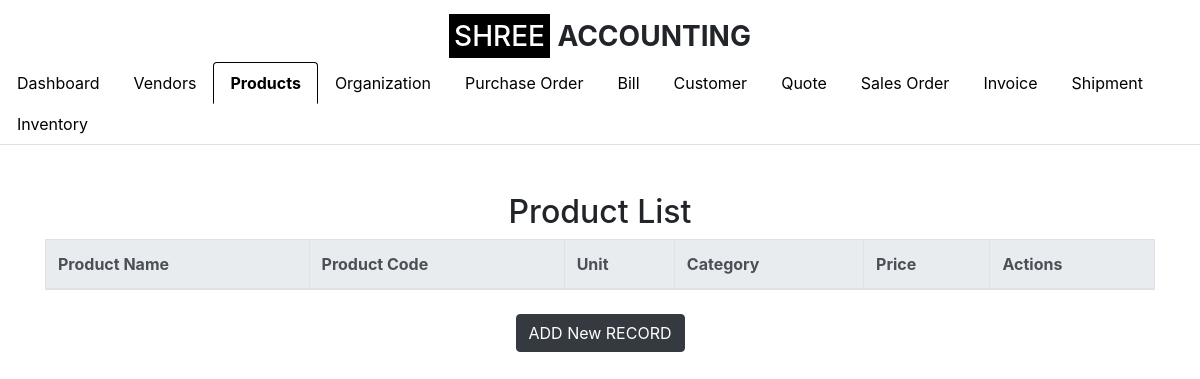
The page /product_list (signed in) on the database as committed earlier.
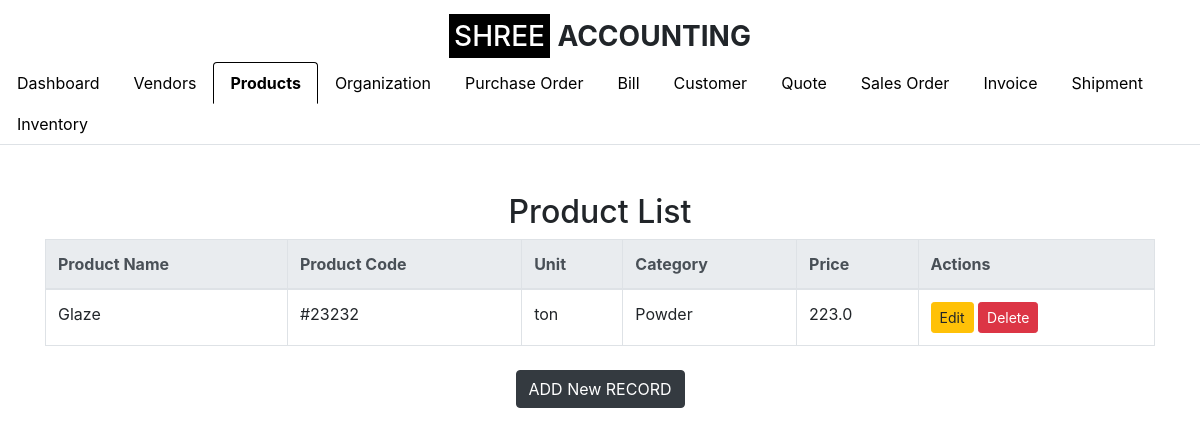
The same page on the database as committed later.
### app.py (models this page shows)
class Product(db.Model):
    id = db.Column(db.Integer, primary_key=True)
    product_name = db.Column(db.String(100), nullable=False)
    description = db.Column(db.String(255), nullable=True)
    product_code = db.Column(db.String(50), nullable=False, unique=True)
    sku = db.Column(db.String(50), nullable=True)  # Include SKU
    unit = db.Column(db.String(20), nullable=False)
    category = db.Column(db.String(50), nullable=False)  # e.g., Consumable, Trading, etc.
    product_type = db.Column(db.String(50), nullable=False)  # e.g., Finished Product, Service, Raw Material
    brand = db.Column(db.String(50), nullable=True)
    unit_price = db.Column(db.Float, nullable=False)
    cost_price = db.Column(db.Float, nullable=True)
    quantity_in_stock = db.Column(db.Integer, nullable=False, default=0)
    reorder_level = db.Column(db.Integer, nullable=True, default=10)
    gst_rate = db.Column(db.Float, nullable=True)
    hsn_code = db.Column(db.String(20), nullable=True)
    supplier = db.Column(db.String(100), nullable=True)
    status = db.Column(db.String(20), nullable=False, default='Active')
    created_at = db.Column(db.DateTime, default=datetime.utcnow)
    updated_at = db.Column(db.DateTime, default=datetime.utcnow, onupdate=datetime.utcnow)
    organization_id = db.Column(db.Integer, db.ForeignKey('setup_organization.id'), nullable=False)
    organization = db.relationship('SetupOrganization', backref=db.backref('products', lazy=True))

### app.py (the view)
    def wrap(*args, **kwargs):
        if 'logged_in' in session:
            return f(*args, **kwargs)
        else:
            flash('Please log in first.', 'warning')
            return redirect(url_for('login'))

### app.py (called while the page is built)
def login_required(f):
    def wrap(*args, **kwargs):
        if 'logged_in' in session:
            return f(*args, **kwargs)
        else:
            flash('Please log in first.', 'warning')
            return redirect(url_for('login'))
    wrap.__name__ = f.__name__
    return wrap

@app.route('/product_list')
@login_required
def product_list():
    organization_id = session.get('organization_id')
    if not organization_id:
        flash('Organization not found. Please log in again.', 'danger')
        return redirect(url_for('login'))
    products = Product.query.filter_by(organization_id=organization_id).all()
    return render_template('product_list.html', products=products, show_logo=True, active_tab='product')

### templates/product_list.html (shortened to what this page needs)
{% extends "base.html" %}
{% block content %}
<h2 class="text-center mt-5">Product List</h2>
<table class="table table-bordered">
    <thead class="thead-light">
        <tr>
            <th>Product Name</th>
            <th>Product Code</th>
            <th>Unit</th>
            <th>Category</th>
            <th>Price</th>
            <th>Actions</th>
        </tr>
    </thead>
    <tbody>
        {% for product in products %}
        <tr>
            <td>{{ product.product_name }}</td>
            <td>{{ product.product_code }}</td>
            <td>{{ product.unit }}</td>
            <td>{{ product.category }}</td>
            <td>{{ product.unit_price }}</td>
            <td>
                <a href="{{ url_for('edit_product', product_id=product.id) }}" class="btn btn-warning btn-sm">Edit</a>
                <form action="{{ url_for('delete_product', product_id=product.id) }}" method="POST" style="display:inline-block;">
                    <button type="submit" class="btn btn-danger btn-sm" onclick="return confirm('Are you sure you want to delete this product?')">Delete</button>
                </form>
            </td>
        </tr>
        {% endfor %}
    </tbody>
</table>
<div class="text-center mt-4">
    <a href="{{ url_for('add_product') }}" class="btn btn-dark">ADD New RECORD</a>
</div>
{% endblock %}

### templates/base.html (shortened to what this page needs)
<!DOCTYPE html>
<html lang="en">
<head>
    <link href="https://stackpath.bootstrapcdn.com/bootstrap/4.5.2/css/bootstrap.min.css" rel="stylesheet">
</head>
<body>
{% if show_logo %}
<div class="text-center logo">
    <h3><span style="background-color:black;color:white;padding:5px;">SHREE</span> <span style="font-weight:bold;">ACCOUNTING</span></h3>
</div>
{% endif %}
<ul class="nav nav-tabs">
    <li class="nav-item">
        <a class="nav-link {% if active_tab == 'dashboard' %}active{% endif %}" href="/dashboard">Dashboard</a>
    </li>
    <li class="nav-item">
        <a class="nav-link {% if active_tab == 'vendor_master' %}active{% endif %}" href="/vendor_list">Vendors</a>
    </li>
    <li class="nav-item">
    <a class="nav-link {% if active_tab == 'product' %}active{% endif %}" href="/product_list">Products</a>
    </li>
    <li class="nav-item">
                <a class="nav-link" href="{{ url_for('organization_list') }}">Organization</a>
    </li>
    <li class="nav-item">
    <a class="nav-link {% if active_tab == 'purchase_order' %}active{% endif %}" href="/purchase_order_list">Purchase Order</a>
    </li>
    <li class="nav-item">
        <a class="nav-link {% if active_tab == 'bill' %}active{% endif %}" href="/bill">Bill</a>
    </li>
    <li class="nav-item">
        <a class="nav-link {% if active_tab == 'customer' %}active{% endif %}" href="/customer_list">Customer</a>
    </li>
    <li class="nav-item">
        <a class="nav-link {% if active_tab == 'quote' %}active{% endif %}" href="/quote">Quote</a>
    </li>
    <li class="nav-item">
        <a class="nav-link {% if active_tab == 'sales_order' %}active{% endif %}" href="/sales_order">Sales Order</a>
    </li>
    <li class="nav-item">
        <a class="nav-link {% if active_tab == 'invoice' %}active{% endif %}" href="/invoice">Invoice</a>
    </li>
    <li class="nav-item">
        <a class="nav-link {% if active_tab == 'shipment' %}active{% endif %}" href="/shipment">Shipment</a>
    </li>
    <li class="nav-item">
        <a class="nav-link {% if active_tab == 'inventory' %}active{% endif %}" href="/inventory">Inventory</a>
    </li>
</ul>
<div class="container">
    {% block content %}
    {% endblock %}
</div>
</body>
</html>

### templates/base.html (style rules this page uses)
.logo { margin-top: 20px; }
.nav-tabs { margin-bottom: 20px; }
.nav-tabs .nav-link { color: #000; }
.nav-tabs .nav-link.active { border-color: #000 #000 #fff; color: #000; font-weight: bold; }

Rows that differ between the two databases and show on the page:
added Product: product_name "Glaze", product_code "#23232", unit "ton", category "Powder", unit_price "223.0"
